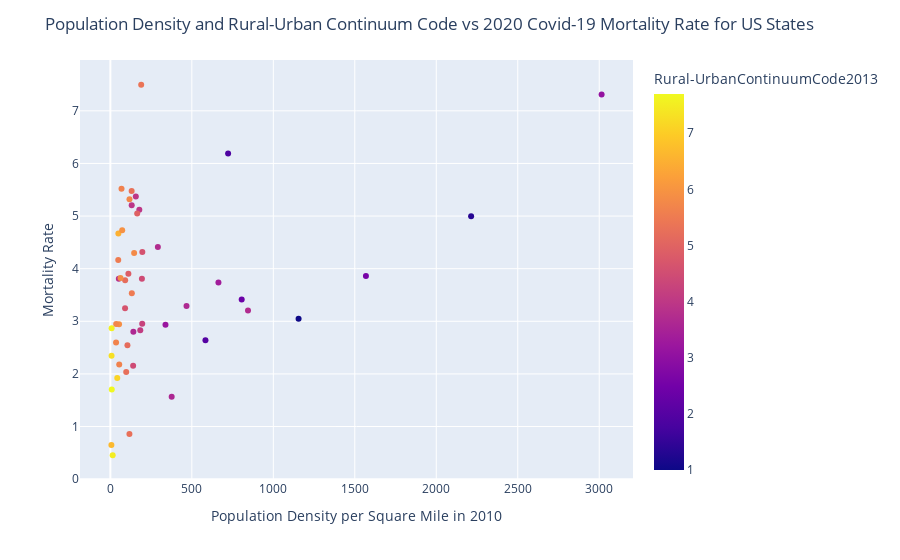

This figure's notebook cell:
### Code cell
#scatterplot of states with their population density per square mile on the horizontal axis versus their overall Covid-19 Mortality Rate on the vertical axis. 
#The color of each point depicts a state’s average Rural-Urban Continuum Code (the mean of all county codes within a state)
fig = px.scatter(X_and_Y, x='PopulationDensityperSqMile2010', y='Mortality_Rate', color='Rural-UrbanContinuumCode2013')
fig.update_xaxes(title_text = 'Population Density per Square Mile in 2010')
fig.update_yaxes(title_text = 'Mortality Rate')
fig.update_layout(title='Population Density and Rural-Urban Continuum Code vs 2020 Covid-19 Mortality Rate for US States')
fig

### Figure 1 — Plotly figure (JSON) as saved in the notebook; plotly's stock layout.template omitted (floating-point values rounded to 4 significant figures)
{"data": [{"hoverlabel": {"namelength": 0}, "hovertemplate": "PopulationDensityperSqMile2010=%{x}<br>Mortality_Rate=%{y}<br>Rural-UrbanContinuumCode2013=%{marker.color}", "legendgroup": "", "marker": {"color": [4.642, 7.586, 3.8, 5.64, 3.345, 5.797, 1.875, 2, 3.194, 4.453, 3.6, 5.659, 4.598, 3.978, 5.889, 6.524, 5.742, 3.984, 5.188, 2.375, 2.571, 5.349, 5.299, 5.841, 5.496, 7.304, 7.118, 5.529, 4.1, 1.333, 5.727, 3.065, 4.25, 7.698, 3.716, 5.623, 4.861, 3.642, 1, 3.63, 7.508, 4.453, 5.185, 5.276, 5.929, 3.709, 3.923, 5.236, 4.931, 6.652], "coloraxis": "coloraxis", "symbol": "circle"}, "mode": "markers", "name": "", "showlegend": false, "type": "scatter", "x": [90.22, 7.748, 52.05, 54.36, 663.3, 145.9, 722.5, 583.6, 338.2, 193.6, 376.3, 34.95, 196.2, 177.7, 53.23, 49.29, 117.3, 156.3, 90.67, 805.9, 1568.0, 189.2, 130.7, 62.24, 131.8, 7.355, 42.33, 48.33, 183.6, 2214.0, 35.77, 3015.0, 195.5, 8.498, 291.4, 68.45, 110.6, 467.3, 1155.0, 141.1, 14.11, 139.7, 104.8, 117.0, 72.56, 844.7, 130.9, 97.24, 164.7, 6.374], "xaxis": "x", "y": [3.247, 2.866, 3.81, 2.179, 3.739, 4.3, 6.188, 2.64, 2.934, 3.809, 1.568, 2.598, 4.318, 5.122, 2.945, 4.668, 5.32, 5.373, 3.778, 3.416, 3.86, 7.496, 5.478, 3.825, 3.531, 2.347, 1.922, 4.164, 2.832, 4.999, 2.948, 7.311, 2.955, 1.705, 4.412, 5.517, 3.905, 3.292, 3.051, 2.801, 0.454, 2.155, 2.545, 0.857, 4.732, 3.204, 5.206, 2.038, 5.049, 0.6472], "yaxis": "y"}], "layout": {"coloraxis": {"colorbar": {"title": {"text": "Rural-UrbanContinuumCode2013"}}, "colorscale": [[0, "#0d0887"], [0.1111, "#46039f"], [0.2222, "#7201a8"], [0.3333, "#9c179e"], [0.4444, "#bd3786"], [0.5556, "#d8576b"], [0.6667, "#ed7953"], [0.7778, "#fb9f3a"], [0.8889, "#fdca26"], [1, "#f0f921"]]}, "legend": {"tracegroupgap": 0}, "margin": {"t": 60}, "title": {"text": "Population Density and Rural-Urban Continuum Code vs 2020 Covid-19 Mortality Rate for US States"}, "xaxis": {"anchor": "y", "domain": [0, 1], "title": {"text": "Population Density per Square Mile in 2010"}}, "yaxis": {"anchor": "x", "domain": [0, 1], "title": {"text": "Mortality Rate"}}}}
